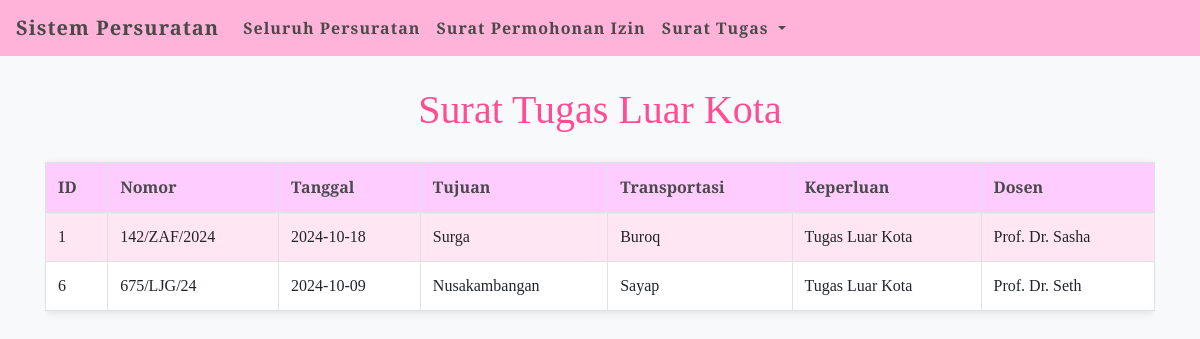
Page /Tugas2/index.php?page=surat_luar_kota on the committed database.
### tables this page shows
CREATE TABLE `surat_tugas` (
  `surat_tugas_id` int NOT NULL,
  `nomor` varchar(20) NOT NULL,
  `tgl_surat_tugas` date NOT NULL,
  `tujuan` varchar(255) NOT NULL,
  `transportasi` varchar(50) NOT NULL,
  `keperluan` varchar(255) NOT NULL,
  `dosen` varchar(255) NOT NULL
);

### Tugas2/class.php (the view, shortened to what this page needs)
<?php
class Database {
    private $host = "localhost";
    private $db_name = "persuratan_dosen";
    private $username = "root";
    private $password = "";
    public function __construct() {
        $this->conn = new mysqli($this->host, $this->username, $this->password, $this->db_name);
    }
}
class SuratTugas extends Database {
    private $table = "surat_tugas";
    public function getSuratTugasLuarKota() {
        $sql = "SELECT * FROM $this->table WHERE keperluan LIKE '%Luar Kota%'";
        $result = $this->conn->query($sql);
        return $result->fetch_all(MYSQLI_ASSOC);
    }
}
class ViewSuratTugas extends SuratTugas {
    public function displaySuratTugasLuarKota() {
        $data = $this->getSuratTugasLuarKota();
        echo '<div class="table-responsive">';
        echo '<table class="table table-bordered">';
        echo '<thead><tr><th>ID</th><th>Nomor</th><th>Tanggal</th><th>Tujuan</th><th>Transportasi</th><th>Keperluan</th><th>Dosen</th></tr></thead>';
        echo '<tbody>';
        foreach ($data as $index => $row) {
            $rowClass = $index % 2 == 0 ? 'even-row' : 'odd-row';
            echo '<tr class="' . $rowClass . '">';
            echo '<td>' . $row['surat_tugas_id'] . '</td>';
            echo '<td>' . $row['nomor'] . '</td>';
            echo '<td>' . $row['tgl_surat_tugas'] . '</td>';
            echo '<td>' . $row['tujuan'] . '</td>';
            echo '<td>' . $row['transportasi'] . '</td>';
            echo '<td>' . $row['keperluan'] . '</td>';
            echo '<td>' . $row['dosen'] . '</td>';
            echo '</tr>';
        }
        echo '</tbody></table></div>';
    }
}
?>

### Tugas2/index.php (style rules this page uses)
body { background-color: #f8f9fa; font-family: 'Playfair Display', serif; }
.table { background-color: #ffffff; border-radius: 8px; box-shadow: 0 2px 10px rgba(0, 0, 0, 0.1); margin-top: 20px; }
th { background-color: #ffccff; color: #4a4a4a; }
.even-row { background-color: #ffe6f2; }
.odd-row { background-color: #ffffff; }

### rows in the picture
surat_tugas: surat_tugas_id "1", nomor "142/ZAF/2024", tgl_surat_tugas "2024-10-18", tujuan "Surga", transportasi "Buroq", keperluan "Tugas Luar Kota", dosen "Prof. Dr. Sasha"
surat_tugas: surat_tugas_id "6", nomor "675/LJG/24", tgl_surat_tugas "2024-10-09", tujuan "Nusakambangan", transportasi "Sayap", keperluan "Tugas Luar Kota", dosen "Prof. Dr. Seth"
